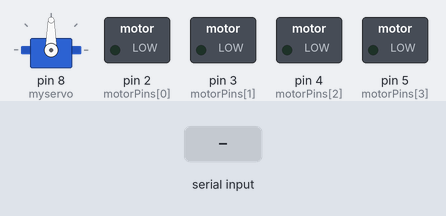
Bench run of a sketch on a simulated Arduino Uno, built with avr-gcc and run on an emulated ATmega328P. Shown: servo, switched loads named in the sketch (green lamp = pin HIGH). The inputs (shaded band) are chosen by the test bench.

Above: at 1.2 s.
1.3 s: "S,45\n" received over the second serial link
At 1.8 s:
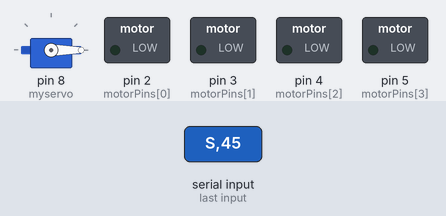
2.8 s: "D90\n" received over the second serial link
At 3.7 s:
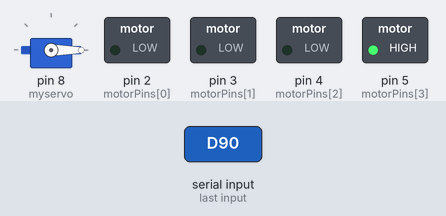
Timing chart, 0 to 5.8 s (numbered marks = the images above; inputs shaded):
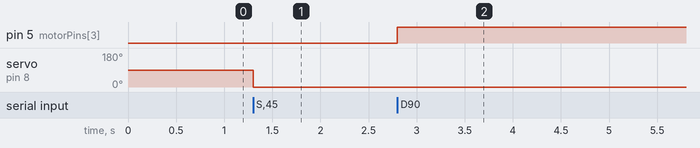

Measured:
- after the input at 1.3 s, servo on pin 8 (myservo): 90° → 0° at once
- after the input at 2.8 s, pin 5 (motorPins[3]): LOW → HIGH at once

The sketch:

BluetoothRC_Car.ino
```cpp
#include <Servo.h>
#include <SoftwareSerial.h>

Servo myservo;
SoftwareSerial mySerial(6, 7); // RX, TX
int motorPins[] = {2, 3, 4, 5};
int count = 0;
int count1 = 0;
int count2 = 0;
int delayTime = 5;
String inputString = "";
String inputValue = "";
char inputMode;
boolean stringComplete = false;

void setup() {
  mySerial.begin(9600);
  myservo.attach(8);
  for (count = 0; count < 4; count++) {
    pinMode(motorPins[count], OUTPUT);
  }
  inputString.reserve(200); // reserve 200 bytes for the inputString:
}

void loop() {
  count = 0;
  inputString = "";
  inputValue = "";
  while (mySerial.available()) {
    count++;
    // get the new byte:
    char inChar = (char)mySerial.read();
    // add it to the inputString:
    inputString += inChar;
    // if the incoming character is a newline, set a flag
    if (inChar == '\n') {
      stringComplete = true;
      inputMode = inputString[0];
    } else {
      if (count>1) {
        inputValue += inChar;
      }
    }
  }

  if (stringComplete) {
    stringComplete = false;
    int value =  inputValue.toInt();  // convert string to integer

    if (inputMode=='S') {
      if (value>=0 && value <=180) {
        myservo.write(value);
        mySerial.println("Turn : "+inputValue);
      }
    }
    if (inputMode=='D' && value>0) {
      delayTime = (100 - value * 10); // because range of value 0-9
      moveForward();
    }
    if (inputMode=='R' && value>0) {
      delayTime = (100 - value * 10); // because range of value 0-9
      moveBackward();
    }
    if (inputMode=='C' && value==1) {
      // custom key1
    }
    if (inputMode=='C' && value==2) {
      // custom key2
    }
    if (inputMode=='C' && value==3) {
      // custom key3
    }
    if (inputMode=='C' && value==4) {
      // custom key4
    }
  }
}

void moveForward() {
  for (count1 = 0; count1 < 4; count1++) {
    if ((count2 == 0) || (count2 == 1)) {
      count2 = 16;
    }
    count2>>=1;
    for (count = 3; count >= 0; count--) {
      digitalWrite(motorPins[count], count2>>count&0x01);
    }
    delay(delayTime);
  }
}

void moveBackward() {
  for (count1 = 0; count1 < 4; count1++) {
    if ((count2 == 0) || (count2 == 1)) {
      count2 = 16;
    }
    count2>>=1;
    for (count = 3; count >= 0; count--) {
      digitalWrite(motorPins[3 - count], count2>>count&0x01);
    }
    delay(delayTime);
  }
}
```
